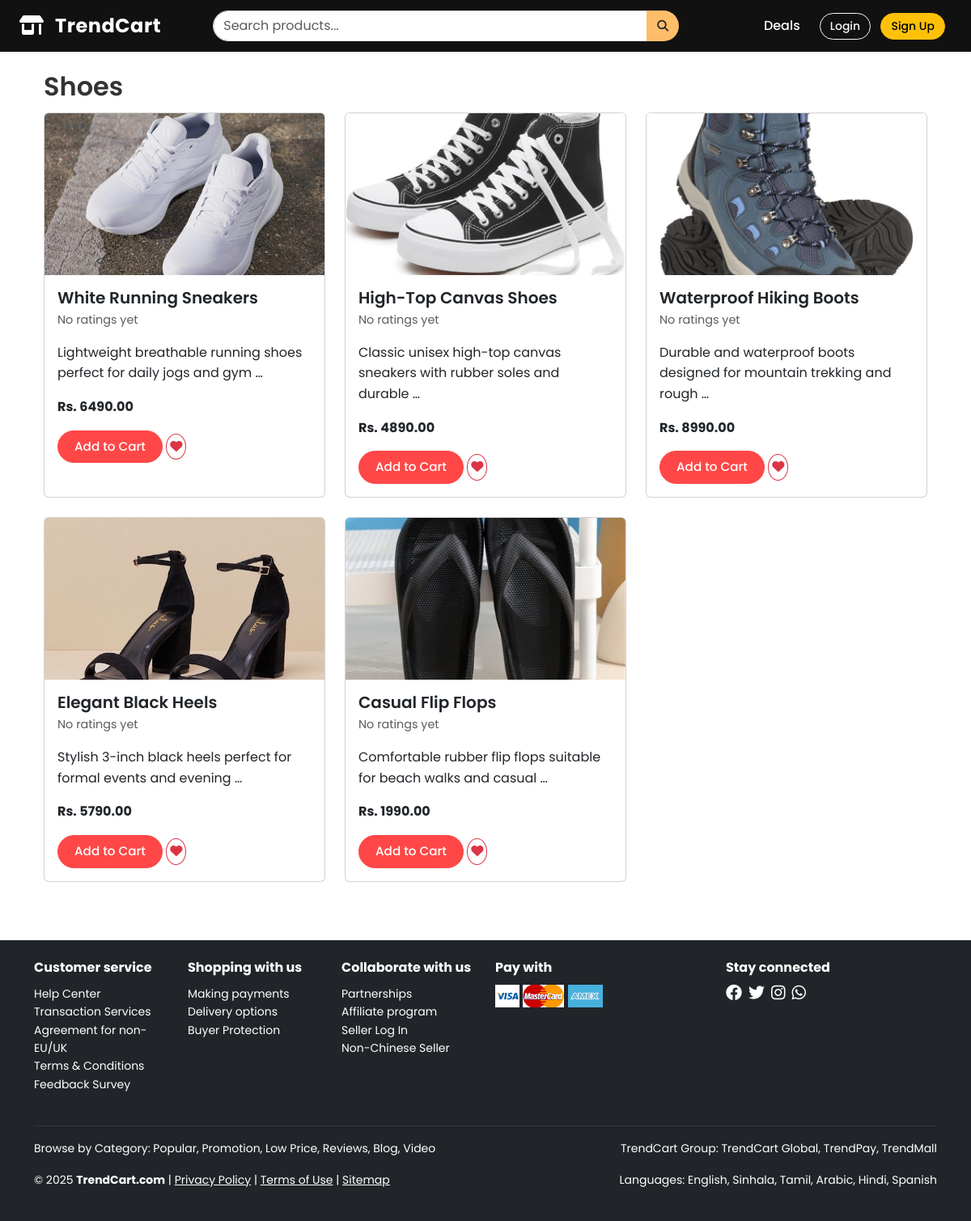
Page /category/1/ on the committed database.
### store/models.py (models this page shows, shortened)
class Category(models.Model):
    name = models.CharField(max_length=100)
    class Meta:
        verbose_name_plural = "Categories"

class Product(models.Model):
    name = models.CharField(max_length=100)
    description = models.TextField()
    price = models.DecimalField(max_digits=10, decimal_places=2)
    image = models.ImageField(upload_to='product_images/')
    category = models.ForeignKey(Category, on_delete=models.CASCADE)
    is_deal = models.BooleanField(default=False)
    likes = models.ManyToManyField(User, related_name='liked_products', blank=True)

### store/views.py (the view)
# urls.py: path('category/<int:category_id>/', views.category_products, name='category_products'),
def category_products(request, category_id):
    selected_category = Category.objects.get(id=category_id)
    products = Product.objects.filter(category=selected_category).annotate(avg_rating=Avg('reviews__rating'))
    return render(request, 'store/category_products.html', {
        'category': selected_category,
        'products': products
    })

### store/context_processors.py (called while the page is built)
def cart_item_count(request):
    if request.user.is_authenticated:
        count = sum(item.quantity for item in CartItem.objects.filter(user=request.user))
    else:
        count = 0
    return {'cart_item_count': count}

### store/templates/store/category_products.html (shortened to what this page needs)
{% extends "store/base.html" %}
{% block content %}
<div class="container mt-4">
  <h2>{{ category.name }}</h2>
  <div class="row">
    {% for product in products %}
      <div class="col-md-4 mb-4">
        <div class="card h-100">
          {% if product.image %}
            <a href="{% url 'product_detail' product.id %}">
              <img src="{{ product.image.url }}" class="card-img-top" style="height: 200px; object-fit: cover;">
            </a>
          {% endif %}
          <div class="card-body">
            <a href="{% url 'product_detail' product.id %}" class="text-decoration-none text-dark">
              <h5 class="card-title mb-1">{{ product.name }}</h5>
            </a>
            {% if product.avg_rating %}
              <p class="text-warning mb-2" style="font-size: 0.9rem;">
               ⭐ {{ product.avg_rating|floatformat:1 }}/5
              </p>
            {% else %}
              <p class="text-muted" style="font-size: 0.9rem;">No ratings yet</p>
            {% endif %}
            <p class="card-text">{{ product.description|truncatewords:10 }}</p>
            <p class="fw-bold">Rs. {{ product.price }}</p>
            <a href="{% url 'add_to_cart' product.id %}" class="btn btn-sm btn-primary">Add to Cart</a>
            <form action="{% url 'add_to_wishlist' product.id %}" method="post" class="d-inline">
              <button type="submit" class="btn btn-outline-danger p-1" title="Add to Wishlist" style="border-radius: 50%;">
                <i class="fa fa-heart"></i>
              </button>
            </form>
          </div>
        </div>
      </div>
    {% endfor %}
  </div>
</div>
{% endblock %}

### store/static/store/css/style.css (style rules this page uses)
body { font-family: 'Poppins', sans-serif; }
:root { --primary-color: #FF4747; --secondary-color: #febd69; --text-color: #111111; --bg-light: #f5f5f5; --hover-color: #e63e3e; }
body { background-color: white; color: var(--text-color); }
.btn-primary { background-color: var(--primary-color); border-color: var(--primary-color); color: white; }

### store/templates/store/base.html (style rules this page uses)
body { font-family: 'Poppins', sans-serif; font-size: 16px; line-height: 1.6; color: #333; }
h1, h2, h3, h4, h5, h6 { font-weight: 600; margin-bottom: 0.75rem; }
.navbar-brand, .nav-link, .btn { font-weight: 500; }
.btn { font-size: 0.95rem; padding: 0.5rem 1.25rem; border-radius: 50px; }

### rows in the picture
Category: name "Shoes"
Product: image (picture), name "White Running Sneakers", shows "No ratings yet", description "Lightweight breathable running shoes perfect for daily jogs and gym …", price "6490.00"
Product: image (picture), name "High-Top Canvas Shoes", shows "No ratings yet", description "Classic unisex high-top canvas sneakers with rubber soles and durable …", price "4890.00"
Product: image (picture), name "Waterproof Hiking Boots", shows "No ratings yet", description "Durable and waterproof boots designed for mountain trekking and rough …", price "8990.00"
Product: image (picture), name "Elegant Black Heels", shows "No ratings yet", description "Stylish 3-inch black heels perfect for formal events and evening …", price "5790.00"
Product: image (picture), name "Casual Flip Flops", shows "No ratings yet", description "Comfortable rubber flip flops suitable for beach walks and casual …", price "1990.00"
